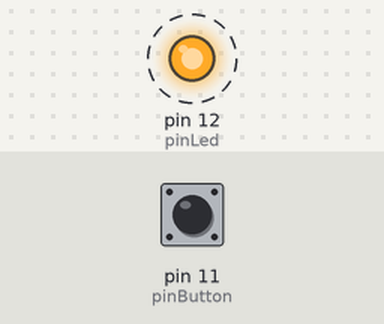
A sketch run on a simulated Arduino Uno, built with avr-gcc and run on an emulated ATmega328P. On the bench: output pins drawn as LEDs (lit = HIGH). Dashed ring = blinking. Inputs (shaded band) come from the test bench; at power-on: pin 11 (pinButton) HIGH.

Above: at 0.1 s.
Timing chart, 0 to 3.0 s (numbered marks = the images above):
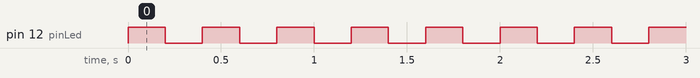

The sketch:

sketch_button.ino
```cpp
const int pinLed = 12;
const int pinButton = 11;
boolean mode = false;

void setup() {
  pinMode(pinLed, OUTPUT);
  pinMode(pinButton, INPUT_PULLUP);
}

void loop() {
  if (digitalRead(pinButton) == LOW) {
    delay(300);
    mode != mode;
  }
  if (mode) {
    digitalWrite(pinLed, HIGH);
    delay(50000);
    digitalWrite(pinLed, LOW);
    delay(40000);
  } else {
    digitalWrite(pinLed, HIGH);
    delay(200);
    digitalWrite(pinLed, LOW);
    delay(200);
  }


  // else {
  //   digitalWrite(pinLed, LOW);
  //   delay(1000);
  //   digitalWrite(pinLed, HIGH);
  //   delay(1000);
  // }
}
```

Measured:
- by itself, pin 12 (pinLed): alternates HIGH for 0.20 s and LOW for 0.20 s
